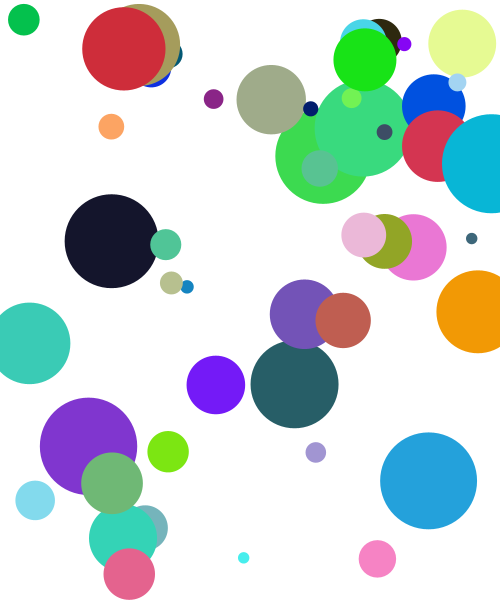
Frame 1 (no input)
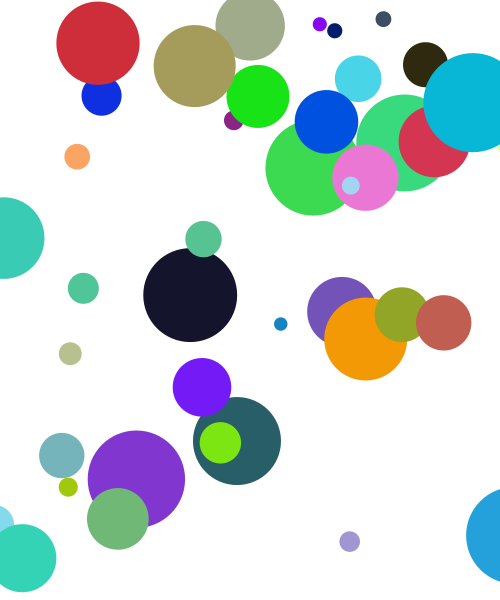
Frame 60 (the mouse pressed at the canvas centre just before this capture)
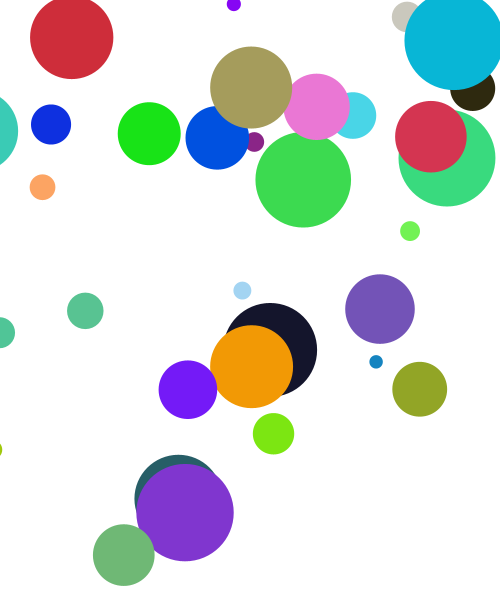
Frame 120 (the mouse held since frame 60 and released just before this capture)

The Processing sketch that drew these frames (run headless with seeded random() and noise(); from frame 60 on, the mouse is pressed at the canvas centre):

// Processing sketch: ex07_ball_class_methods
// ── ex07_ball_class_methods.pde
// IMA NYU Shanghai
// Interaction Lab


Ball[] balls;


void setup() {
  size(500, 600);
  noStroke();

  balls = new Ball[50];

  for (int i=0; i<balls.length; i++) {
    balls[i] = new Ball(random(width), random(height));
  }
}


void draw() {
  background(255);

  for (int i=0; i<balls.length; i++) {
    balls[i].move();  // don't forget we have to call the function!
    balls[i].display();
  }
}


class Ball {
  float x, y, size;
  color clr;
  float xspeed, yspeed;   // let's have speed variables!

  Ball(float tempX, float tempY) {
    x = tempX;
    y = tempY;
    size = random(10, 100);
    clr = color(random(255), random(255), random(255));
    
    xspeed = random(-2, 2);
    yspeed = random(-2, 2); // put some random values!
  }

  void display() {
    fill(clr);
    ellipse(x, y, size, size);
  }
  
  // we can add more functions(methods)!!
  void move() {
    x += xspeed;
    y += yspeed;
  }
}
